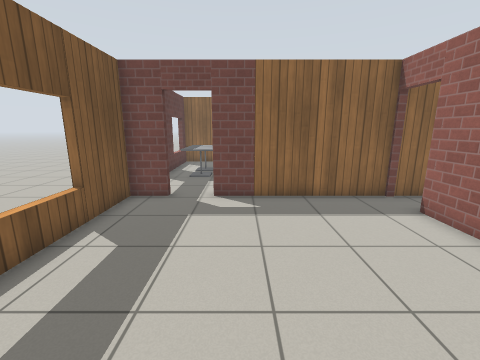
view 1 (above)

18 first-person views from a walk through a world built for the Gazebo simulator. The camera is 1.3 m above the floor, tilts 12° down and sees 90° across. The floor is counted in squares, 0.5 m on a side. Each view is taken from the middle of a square. On the plan, view 1 faces up. The plan holds only what a view shows up to about 17 squares ahead; the rest is blank. Simple patterns stand in for the simulator's built-in surfaces. Simple shapes stand in for some stock models.

view 2
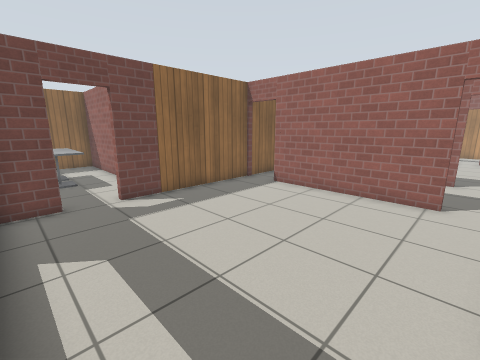

view 3
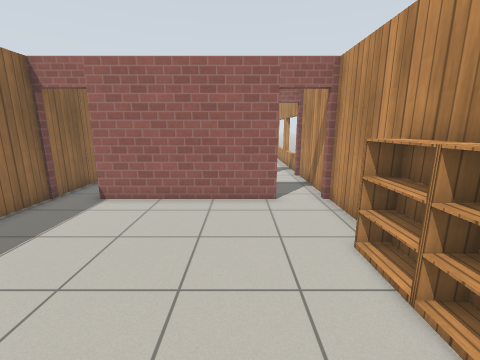

view 4
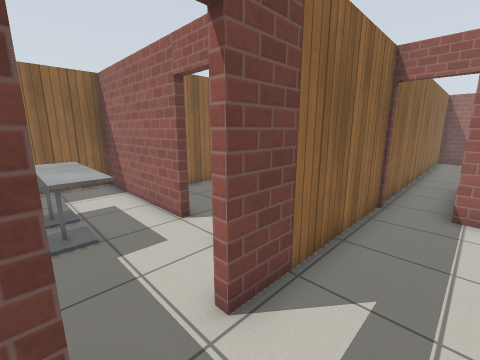

view 5
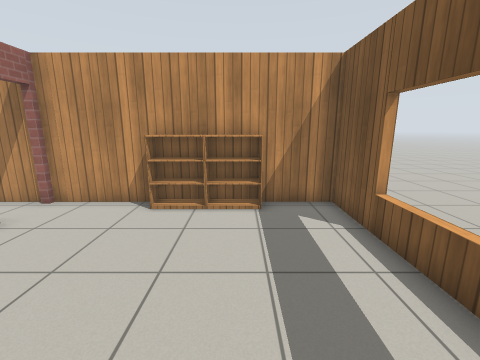

view 6
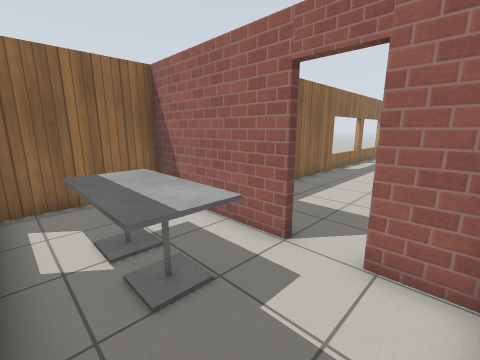

view 7
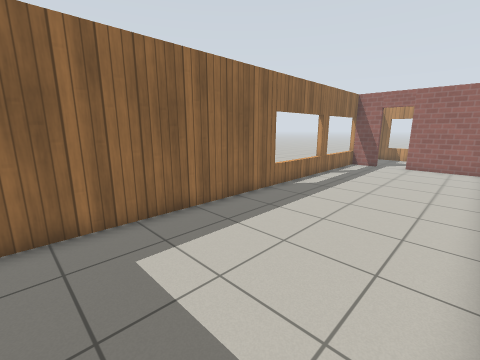

view 8
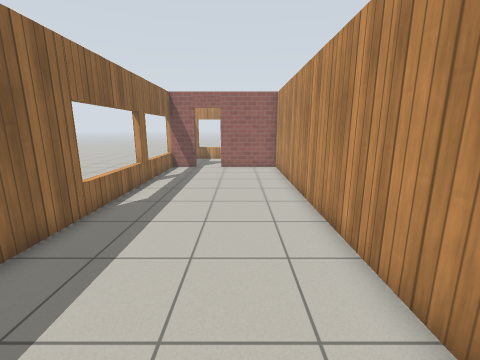

view 9
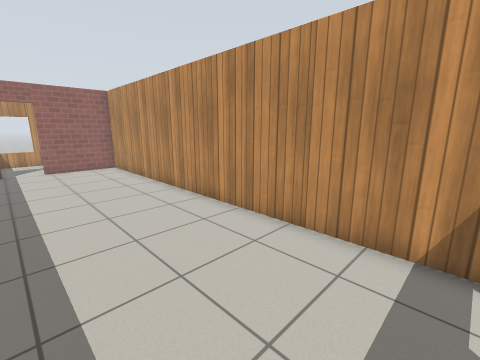

view 10
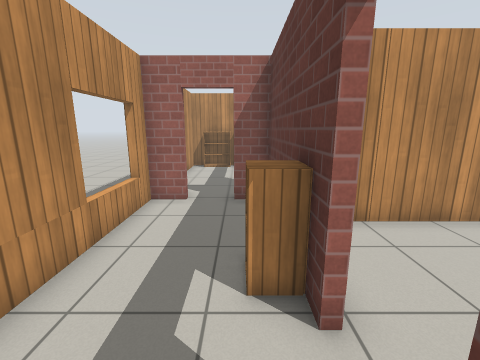

view 11
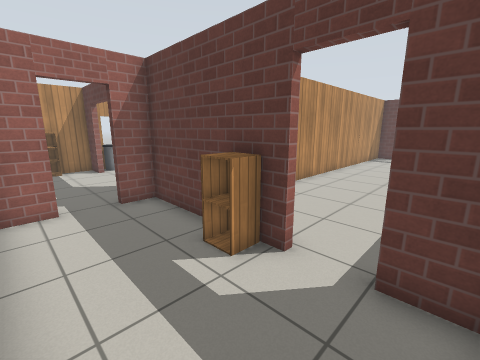

view 12
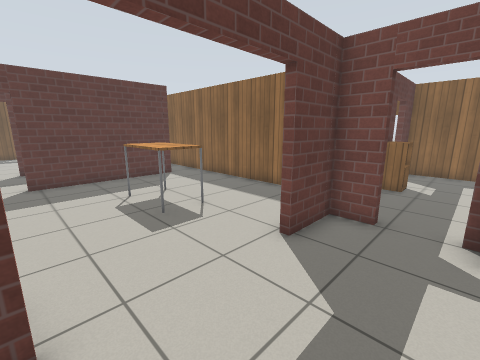

view 13
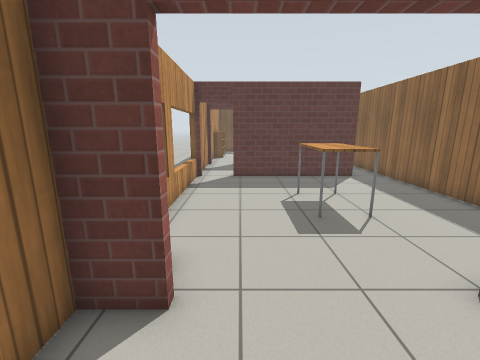

view 14
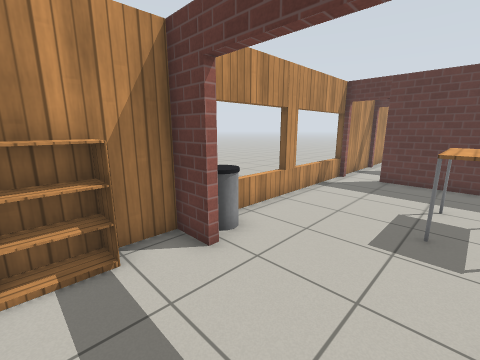

view 15
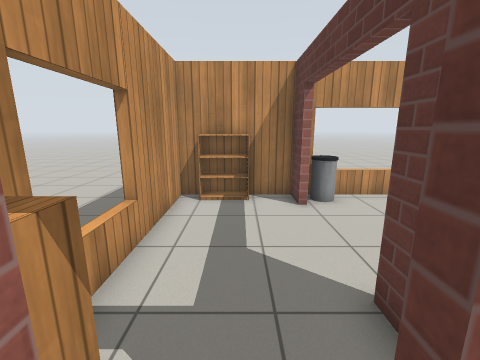

view 16
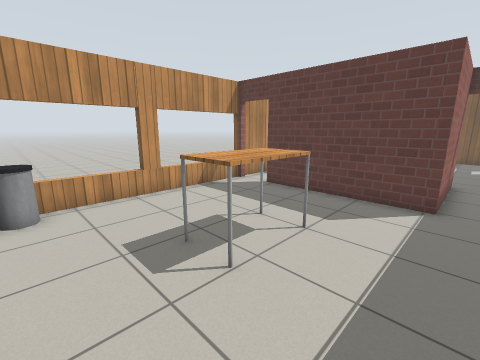

view 17
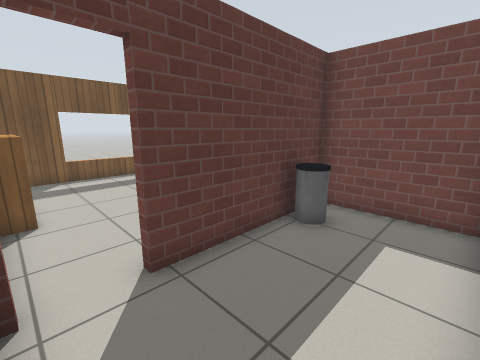

view 18
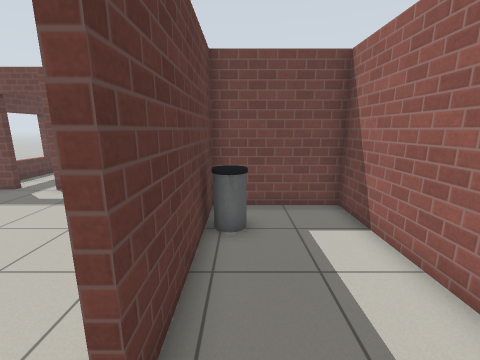

### Floor plan
Points are (right, up) in squares from view 1. A wall is a line through its corners. A room is listed if a view was taken in it or the views show most of it. See-through windows are left out.
Room 1 (views 1, 2, 3, 4, 5)
walls: (-4.3, 6.5) (-4.8, 6.5); (-4.8, 1.2) (-4.3, 1.2); (-2.7, 9.2) (-4.4, 9.2) (-4.4, -1.4) (5.8, -1.4); (5.8, 0.5) (5.8, 7.3); (5.9, 9.2) (-1.1, 9.2)
ways out: open door at (-1.5, 9) to room 2; open door at (6, 8.5) to room 3; open door at (6, -0.5) to room 7
objects: bookshelf (-1, -1) to (0, -1); bookshelf (1, -1) to (2, -1)
Room 2 (view 6)
walls: (-4.3, 13.2) (-4.8, 13.2); (0.6, 13) (0.6, 19.4) (-4.2, 19.4); (-4.4, 17.5) (-4.4, 11); (0.6, 9.6) (0.6, 11.2)
ways out: open door at (-1.5, 9) to room 1; open door at (1, 12.5) to room 3
objects: cafe table (-3, 13) to (-2, 14); cafe table (-3, 15) to (-2, 16)
Room 3 (views 7, 8, 9)
walls: (2.6, 9.5) (20.7, 9.5) (20.7, 13.4); (20.7, 15) (20.7, 17); (20.8, 16.7) (1.6, 16.7)
ways out: open door at (6, 8.5) to room 1; open door at (1, 12.5) to room 2; open door at (21, 14.5) to room 4
Room 4 (views 10, 11, 15)
walls: (20.9, 13.4) (20.9, 7.3) (22.2, 7.3); (25.3, 8.1) (25.8, 8.1); (24, 7.3) (24.6, 7.3); (24.1, 16.7) (20.9, 16.7) (20.9, 15); (25.3, 7.5) (25.3, 15.1)
ways out: open door at (21, 14.5) to room 3; open door at (23.5, 7) to room 5
objects: cabinet (21, 12) to (22, 12)
Room 5 (views 12, 13, 14)
walls: (25.3, 2.7) (25.8, 2.7); (20.9, 0) (20.9, -1.4) (25.3, -1.4) (25.3, 5.6); (22.3, 7) (20.9, 7) (20.9, 4.7)
ways out: open door at (23.5, 7) to room 4; open door at (21, 2) to room 6
objects: bookshelf (23, -1) to (24, -1); cabinet (25, 6) to (25, 7)
Room 6 (view 16)
walls: (20.7, 7.8) (20.7, 8.3); (19.6, 9.2) (5.9, 9.2); (10.7, -1.1) (10.7, -1.8); (10.6, -1.4) (20.3, -1.4); (5.8, 7.3) (10.7, 7.3) (10.7, 0.6)
ways out: open door at (21, 2) to room 5; open door at (10.7, -0.3) to room 7
objects: table (15, 4) to (17, 5); bin (20, -1)
Room 7 (views 17, 18)
walls: (10.4, 0.5) (10.4, 7) (6.1, 7) (6.1, 0.6); (6, -1.4) (10.5, -1.4)
ways out: open door at (6, -0.5) to room 1; open door at (10.7, -0.3) to room 6
objects: bin (7, 5)

Positions as (right, up) in squares from view 1, and headings:
1: (0, 0), facing up
2: (-4, 0), facing up-right
3: (-3, 2), facing right
4: (-3, 7), facing up-right
5: (-1, 7), facing down
6: (-4, 10), facing up-right
7: (2, 10), facing up-right
8: (4, 12), facing right
9: (3, 15), facing down-right
10: (22, 16), facing down
11: (25, 16), facing down-left
12: (24, 0), facing up-left
13: (24, 1), facing left
14: (24, 4), facing down-left
15: (23, 8), facing down
16: (20, 8), facing down-left
17: (10, -1), facing up-left
18: (7, -1), facing up
